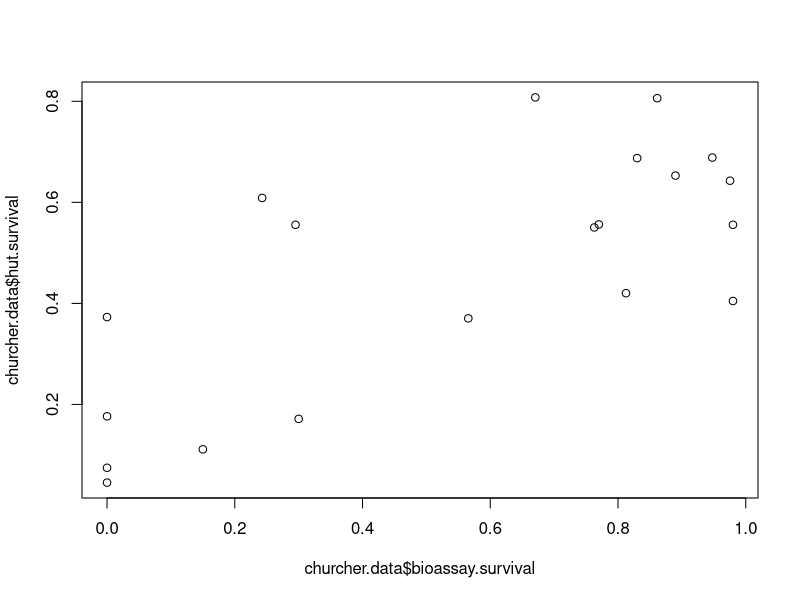
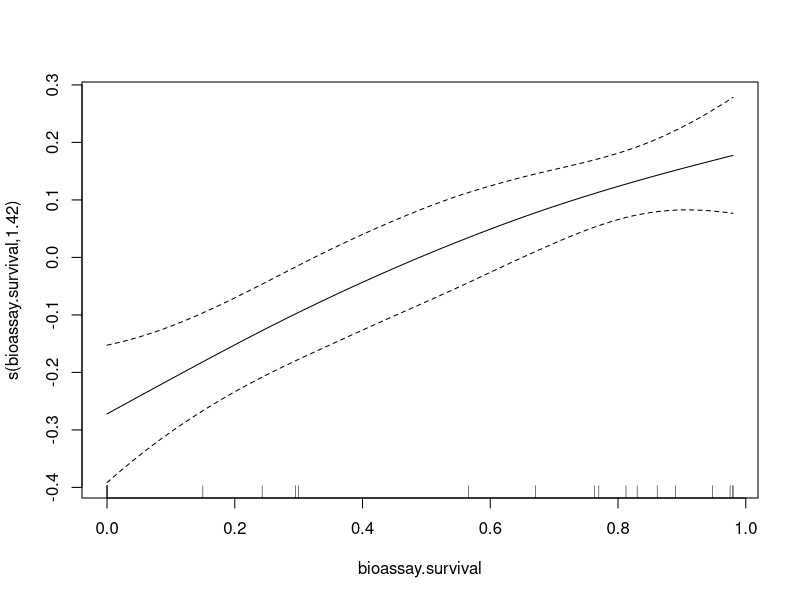
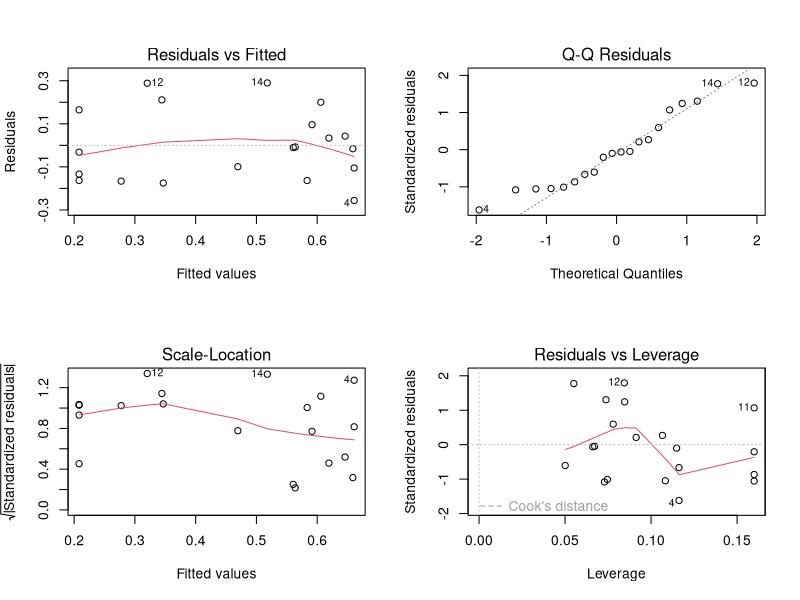
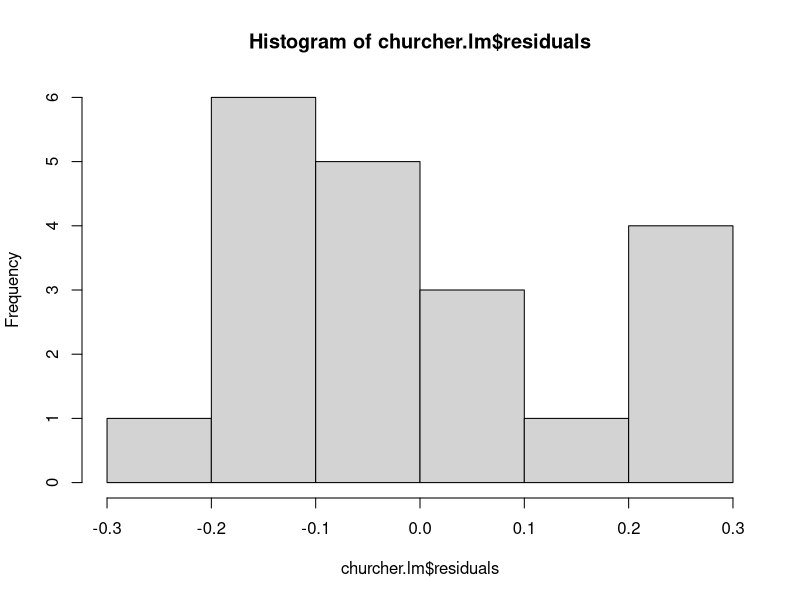
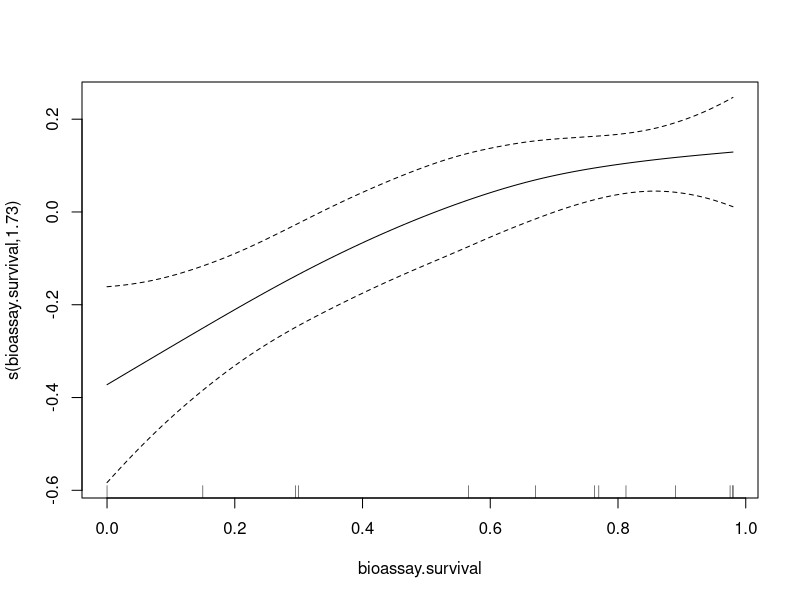
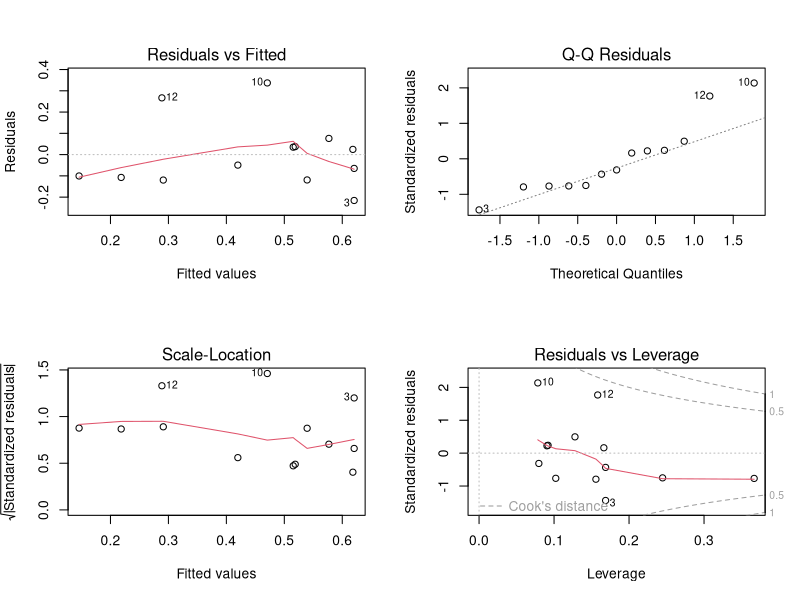
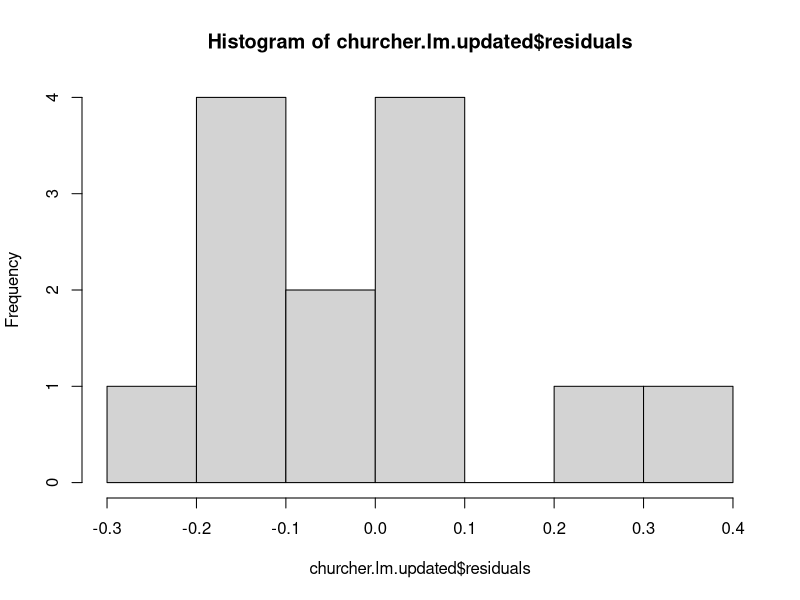
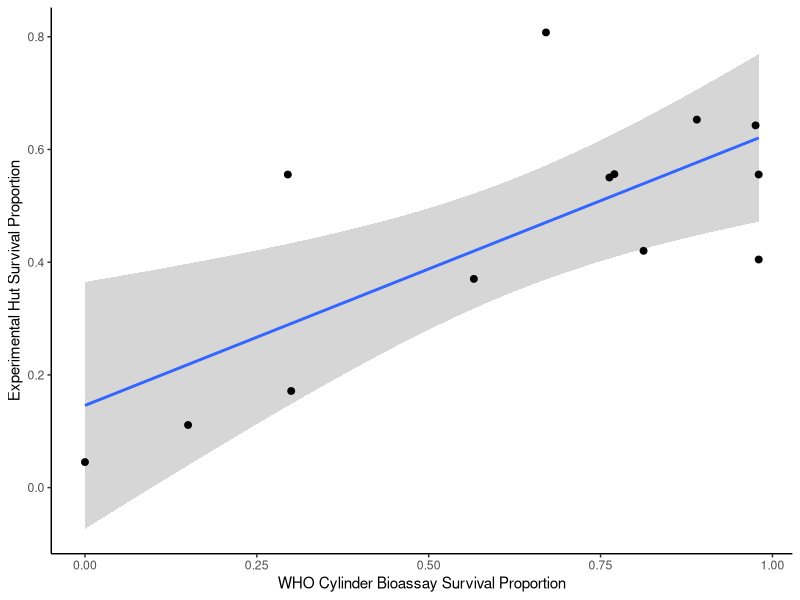

The R source for these figures, in order: (Note: this script raises an error after producing the figures.)
#data obtained from Churcher et al. figure 2A
#dataset only uses LLINs
  #field mortality is experimental huts - just because mosquito entered hut and didn't die,
  #does not mean that they entered hut and encountered bednets.
  #Only considers female mosquitoes.
library(magrittr)
library(ggplot2)

churcher.data = readxl::read_excel("Data/elife-16090-fig2-data2-v2.xlsx")

#Calculate mortality proportions and then convert to survival:::
churcher.data = churcher.data%>%
  dplyr::mutate(hut.mortality = Total_Dead_In_Hut_Trial/Total_Collected_In_Hut_Trial)%>%
  dplyr::mutate(bioassay.mortality = Total_Dead_In_Bioassay/Total_Tested_In_Bioassay)%>%
  dplyr::mutate(Total_Surviving_Hut = Total_Collected_In_Hut_Trial-Total_Dead_In_Hut_Trial)%>%
  dplyr::mutate(hut.survival = 1 - hut.mortality)%>%
  dplyr::mutate(bioassay.survival = 1 - bioassay.mortality)


plot(churcher.data$bioassay.survival, churcher.data$hut.survival)


#Generalised additive model to view the relationship (straight line / wiggly)
churcher.gam = mgcv::gam(hut.survival ~ s(bioassay.survival), 
                         data = churcher.data,
                         method = "REML")
#Generalised additive model suggests a linear relationship.
plot(churcher.gam)

churcher.lm = lm(hut.survival ~ bioassay.survival,
                 data = churcher.data)

par(mfrow = c(2, 2)) #make 4x4 grid
plot(churcher.lm)
par(mfrow = c(1, 1)) #return plotting space back to normal

#histogram of residuals
hist(churcher.lm$residuals)#not overly Normally distributed but small number of obs

summary(churcher.lm)
  #intercept is 0.33
  #scaling factor is 0.46

#Try with just Anopheles gambiae sl:
churcher.data.sl = churcher.data%>%
  dplyr::filter(Mosquito_Species == "An_gambiae_sl")

churcher.lm.sl = lm(formula = hut.survival ~ bioassay.survival,
                    data = churcher.data.sl)

summary(churcher.lm.sl)


#Try with only Deltamethrin and Anopheles sl. 
  #Rationale: Reduces confounding of species and insecticide differences
churcher.data.delta.sl = churcher.data%>%
  dplyr::filter(Insecticide_In_Bioassay == "Deltamethrin")%>%
  dplyr::filter(Mosquito_Species == "An_gambiae_sl")


churcher.gam.updated = mgcv::gam(hut.survival ~ s(bioassay.survival), 
                         data = churcher.data.delta.sl,
                         method = "REML")
#Generalised additive model suggests a broadly linear relationship.
plot(churcher.gam.updated)

summary(churcher.gam.updated)

churcher.lm.updated = lm(hut.survival ~ bioassay.survival,
                 data = churcher.data.delta.sl)

summary(churcher.lm.updated)
  #intercept 0.15
  #scaling factor 0.48

confint(churcher.lm.updated, level = 0.95)


par(mfrow = c(2, 2)) #make 4x4 grid
plot(churcher.lm.updated)
par(mfrow = c(1, 1)) #return plotting space back to normal

#histogram of residuals
hist(churcher.lm.updated$residuals)#not overly Normally distributed



ggplot(churcher.data.delta.sl, aes(x=bioassay.survival, 
                                   y=hut.survival))+
   geom_smooth(method="lm")+ 
  geom_point(colour = "black", size = 2)+
  ylab("Experimental Hut Survival Proportion")+
  xlab("WHO Cylinder Bioassay Survival Proportion")+
  theme_classic()



#A 15% base survival rate to an insecticide in the field seems plausible,
  #variation in insecticide contact/duration of contact; and individual physiological status of mosquitoes.
  #E.g. 0 resistance intensity = 15% survival in the field
# convert_bioassay_survival_to_field = function(bioassay.survival,
#                                               conversion.factor = 0.48,
#                                               intercept = 0.15){
#   
#   field.survival = (conversion.factor * bioassay.survival) + intercept #values obtained from linear model.
#   
#   #stop field.survival being outside of 0-1 range
#   field.survival = ifelse(field.survival > 1, yes = 1, no = field.survival)
#   field.survival = ifelse(field.survival < 0, yes = 0, no = field.survival)
#   
#   return(field.survival)
# }








bio_surv = seq(0,1, 0.001)
field_surv = c()
prs_values = c()

for(i in 1:length(bio_surv)){
  
  field_surv[i] = convert_bioassay_survival_to_field(bio_surv[i],
                                                     conversion.factor = 0.48,
                                                     intercept = 0.15)
                                                     
  prs_values[i] = bioassay_survival_to_resistance(half.population.bioassay.survival.resistance = 900,
                                                  bioassay.survival = bio_surv[i[]],
                                                  michaelis.menten.slope = 1,
                                                  sd.population.resistance = 0,
                                                  estimate.precision = 0.001,
                                                  maximum.bioassay.survival.proportion = 1,
                                                  maximum.resistance.value = 90000)
}

plot(bio_surv, field_surv) #when resistance.intensity is 0; field survival still above 0 (useful for mixtures)
plot(log(prs_values), field_surv)








